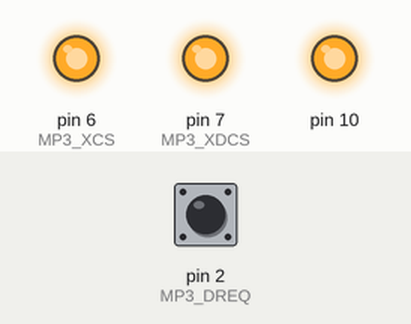
This sketch was run on a simulated Arduino Uno, built with avr-gcc and run on an emulated ATmega328P. On the bench: output pins drawn as LEDs (lit = HIGH). The inputs (shaded band) are chosen by the test bench; at power-on: pin 2 (MP3_DREQ) HIGH. Pins used as bus, display or sensor lines are not drawn.

Above: at 0.2 s.
Timing chart, 0 to 1.7 s (numbered marks = the images above):
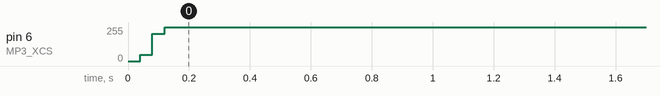

Measured:
- by itself, pin 6 (MP3_XCS): 47/255 → 255/255 at 0.08 s

The sketch:

FFT_Sine.ino
```cpp
// VS1053b DSP hack - recursive FFT spectrum sine sequencer //

#include <SPI.h>

#define MP3_XCS   6
#define MP3_XDCS  7
#define MP3_DREQ  2
#define MP3_RST   8

//VS10xx SCI Registers
#define SCI_MODE        0x00
#define SCI_STATUS      0x01
#define SCI_BASS        0x02
#define SCI_CLOCKF      0x03
#define SCI_DECODE_TIME 0x04
#define SCI_AUDATA      0x05
#define SCI_WRAM        0x06
#define SCI_WRAMADDR    0x07
#define SCI_HDAT0       0x08
#define SCI_HDAT1       0x09
#define SCI_AIADDR      0x0A
#define SCI_VOL         0x0B
#define SCI_AICTRL0     0x0C
#define SCI_AICTRL1     0x0D
#define SCI_AICTRL2     0x0E
#define SCI_AICTRL3     0x0F

#define BPM 120

#define BASE  0x1800 // base register
#define SRATE 0x1801 // samplerate register
#define BANDS 0x1802 // curently used bands
#define SPECT 0x1804 // spectrum result bands
#define BFREQ 0x1868 // frequency bands

int bands = 15; // Max 23 bands

float freq = 110.0f;  // frequency Hz
float coef = 1.4865f; // coefficient for frequency
float temp = freq * coef;

void setup() {

  pinMode(MP3_RST, OUTPUT);
  pinMode(MP3_DREQ, INPUT);
  pinMode(MP3_XCS, OUTPUT);
  pinMode(MP3_XDCS, OUTPUT);

  SPI.begin();

  SPI.setClockDivider(SPI_CLOCK_DIV16); // SPI speed 1MHz (16MHz / 16 = 1MHz)
  SPI.transfer(0xFF);

  digitalWrite(MP3_RST, HIGH);
  digitalWrite(MP3_XCS, HIGH);
  digitalWrite(MP3_XDCS, HIGH);

  load_code();

  WriteRegister(SCI_CLOCKF, 0x8BE8);    // set multiplier to 3.5x
  WriteRegister(SCI_VOL, 0x4F4F);       // left, right volume 0xFE-0x0
  WriteRegister(SCI_BASS, 0x0000);      // bass, treble control

  SPI.setClockDivider(SPI_CLOCK_DIV4);  // set SPI speed 4MHz (16MHz / 4 = 4MHz)

  WriteRegister(SCI_AUDATA, 0xAC44);    // set sample rate 44100 Hz
  WriteRegister(SCI_AIADDR, 0x4020);    // run new sine test

}

void loop() {

  for (int i=0;i<bands;i++){

    WriteRegister(SCI_WRAMADDR, SPECT + i);
    int out = temp + temp * (ReadRegister(SCI_WRAM) & 0x1f);
    WriteRegister(SCI_AICTRL0, out);
    WriteRegister(SCI_AICTRL1, -out);

    int tempo = 60000 / BPM;
    delay(tempo / 2);

  }

}

void WriteRegister(char address, int data){

  while(!digitalRead(MP3_DREQ));
  digitalWrite(MP3_XCS, LOW);
  SPI.transfer(0x02);
  SPI.transfer(address);
  SPI.transfer((data >> 8) & 0xFF);
  SPI.transfer(data & 0xFF);
  while(!digitalRead(MP3_DREQ));
  digitalWrite(MP3_XCS, HIGH);

}

int ReadRegister(char address){

  while(!digitalRead(MP3_DREQ));
  digitalWrite(MP3_XCS, LOW);
  SPI.transfer(0x03);
  SPI.transfer(address);
  char response1 = SPI.transfer(0xFF);
  while(!digitalRead(MP3_DREQ));
  char response2 = SPI.transfer(0xFF);
  while(!digitalRead(MP3_DREQ));
  digitalWrite(MP3_XCS, HIGH);
  int resultvalue = response1 << 8;
  resultvalue |= response2;
  return resultvalue;

}

#define PLUGIN_SIZE 950

const static word plugin[950] PROGMEM = { /* Compressed plugin */
  0x0007, 0x0001, 0x8050, 0x0006, 0x0018, 0x3613, 0x0024, 0x3e00, /*    0 */
  0x3801, 0x0000, 0x16d7, 0xf400, 0x55c0, 0x0000, 0x0c17, 0xf400, /*    8 */
  0x57c0, 0x0007, 0x9257, 0xb080, 0x0024, 0x3f00, 0x0024, 0x2000, /*   10 */
  0x0000, 0x36f0, 0x1801, 0x2800, 0x31c0, 0x0007, 0x0001, 0x805c, /*   18 */
  0x0006, 0x00d6, 0x3e12, 0xb817, 0x3e12, 0x3815, 0x3e05, 0xb814, /*   20 */
  0x3615, 0x0024, 0x0000, 0x800a, 0x3e10, 0x3801, 0x0006, 0x0000, /*   28 */
  0x3e10, 0xb803, 0x0000, 0x0303, 0x3e11, 0x3805, 0x3e11, 0xb807, /*   30 */
  0x3e14, 0x3812, 0xb884, 0x130c, 0x3410, 0x4024, 0x4112, 0x10d0, /*   38 */
  0x4010, 0x008c, 0x4010, 0x0024, 0xf400, 0x4012, 0x3000, 0x3840, /*   40 */
  0x3009, 0x3801, 0x0000, 0x0041, 0xfe02, 0x0024, 0x2900, 0x8200, /*   48 */
  0x48b2, 0x0024, 0x36f3, 0x0844, 0x6306, 0x8845, 0xae3a, 0x8840, /*   50 */
  0xbf8e, 0x8b41, 0xac32, 0xa846, 0xffc8, 0xabc7, 0x3e01, 0x7800, /*   58 */
  0xf400, 0x4480, 0x6090, 0x0024, 0x6090, 0x0024, 0xf400, 0x4015, /*   60 */
  0x3009, 0x3446, 0x3009, 0x37c7, 0x3009, 0x1800, 0x3009, 0x3844, /*   68 */
  0x48b3, 0xe1e0, 0x4882, 0x4040, 0xfeca, 0x0024, 0x5ac2, 0x0024, /*   70 */
  0x5a52, 0x0024, 0x4cc2, 0x0024, 0x48ba, 0x4040, 0x4eea, 0x4801, /*   78 */
  0x4eca, 0x9800, 0xff80, 0x1bc1, 0xf1eb, 0xe3e2, 0xf1ea, 0x184c, /*   80 */
  0x4c8b, 0xe5e4, 0x48be, 0x9804, 0x488e, 0x41c6, 0xfe82, 0x0024, /*   88 */
  0x5a8e, 0x0024, 0x525e, 0x1b85, 0x4ffe, 0x0024, 0x48b6, 0x41c6, /*   90 */
  0x4dd6, 0x48c7, 0x4df6, 0x0024, 0xf1d6, 0x0024, 0xf1d6, 0x0024, /*   98 */
  0x4eda, 0x0024, 0x0000, 0x0fc3, 0x2900, 0x8200, 0x4e82, 0x0024, /*   a0 */
  0x4084, 0x130c, 0x0006, 0x0100, 0x3440, 0x4024, 0x4010, 0x0024, /*   a8 */
  0xf400, 0x4012, 0x3200, 0x4024, 0xb132, 0x0024, 0x4214, 0x0024, /*   b0 */
  0xf224, 0x0024, 0x6230, 0x0024, 0x0001, 0x0001, 0x2800, 0x2b49, /*   b8 */
  0x0000, 0x0024, 0xf400, 0x40c2, 0x3200, 0x0024, 0xff82, 0x0024, /*   c0 */
  0x48b2, 0x0024, 0xb130, 0x0024, 0x6202, 0x0024, 0x003f, 0xf001, /*   c8 */
  0x2800, 0x2e51, 0x0000, 0x1046, 0xfe64, 0x0024, 0x48be, 0x0024, /*   d0 */
  0x2800, 0x2f40, 0x3a01, 0x8024, 0x3200, 0x0024, 0xb010, 0x0024, /*   d8 */
  0xc020, 0x0024, 0x3a00, 0x0024, 0x36f4, 0x1812, 0x36f1, 0x9807, /*   e0 */
  0x36f1, 0x1805, 0x36f0, 0x9803, 0x36f0, 0x1801, 0x3405, 0x9014, /*   e8 */
  0x36f3, 0x0024, 0x36f2, 0x1815, 0x2000, 0x0000, 0x36f2, 0x9817, /*   f0 */
  0x0007, 0x0001, 0x80c7, 0x0006, 0x01ae, 0x3e12, 0xb817, 0x3e12, /*   f8 */
  0x3815, 0x3e05, 0xb814, 0x3625, 0x0024, 0x0000, 0x800a, 0x3e10, /*  100 */
  0x7802, 0x3e10, 0xf804, 0x3e11, 0x7810, 0x3e14, 0x7813, 0x0006, /*  108 */
  0x0051, 0x3e13, 0xf80e, 0x3e13, 0x4024, 0x3009, 0x3840, 0x3009, /*  110 */
  0x3852, 0x2911, 0xf140, 0x0006, 0x06d0, 0x3100, 0x5bd2, 0x0006, /*  118 */
  0xc351, 0x3009, 0x1bc0, 0x3009, 0x0402, 0x6126, 0x0024, 0x0006, /*  120 */
  0x00d1, 0x2800, 0x4d45, 0x0000, 0x0024, 0x0006, 0x0011, 0xb882, /*  128 */
  0x184c, 0x3009, 0x3850, 0x0006, 0x0010, 0x3009, 0x3800, 0x2914, /*  130 */
  0xbec0, 0x0000, 0x1800, 0x0006, 0x0010, 0xb882, 0x0024, 0x2915, /*  138 */
  0x7ac0, 0x0000, 0x1700, 0x0000, 0x0301, 0x3900, 0x5bc0, 0x0006, /*  140 */
  0xc351, 0x3009, 0x1bd0, 0x3009, 0x0404, 0x0006, 0x0051, 0x2800, /*  148 */
  0x3d40, 0x3901, 0x0024, 0x4448, 0x0401, 0x4192, 0x0024, 0x6498, /*  150 */
  0x2401, 0x001f, 0x4001, 0x6412, 0x0024, 0x0006, 0x0011, 0x2800, /*  158 */
  0x3c91, 0x0000, 0x058e, 0x2400, 0x4c4e, 0x0000, 0x0013, 0x0006, /*  160 */
  0x0051, 0x0006, 0x1a03, 0x3100, 0x4024, 0xf212, 0x44c4, 0x4346, /*  168 */
  0x0024, 0xf400, 0x40d5, 0x3500, 0x8024, 0x612a, 0x0024, 0x0000, /*  170 */
  0x0024, 0x2800, 0x4c91, 0x0000, 0x0024, 0x3613, 0x0024, 0x3100, /*  178 */
  0x3800, 0x2915, 0x7dc0, 0xf200, 0x0024, 0x003f, 0xfec2, 0x4082, /*  180 */
  0x4411, 0x3113, 0x1bc0, 0xa122, 0x0024, 0x0000, 0x2002, 0x6124, /*  188 */
  0x2401, 0x0000, 0x1002, 0x2800, 0x4648, 0x0000, 0x0024, 0x003f, /*  190 */
  0xf802, 0x3100, 0x4024, 0xb124, 0x0024, 0x2800, 0x4c00, 0x3900, /*  198 */
  0x8024, 0x6124, 0x0024, 0x0000, 0x0802, 0x2800, 0x4888, 0x0000, /*  1a0 */
  0x0024, 0x003f, 0xfe02, 0x3100, 0x4024, 0xb124, 0x0024, 0x2800, /*  1a8 */
  0x4c00, 0x3900, 0x8024, 0x6124, 0x0024, 0x0000, 0x0402, 0x2800, /*  1b0 */
  0x4ac8, 0x0000, 0x0024, 0x003f, 0xff02, 0x3100, 0x4024, 0xb124, /*  1b8 */
  0x0024, 0x2800, 0x4c00, 0x3900, 0x8024, 0x6124, 0x0401, 0x003f, /*  1c0 */
  0xff82, 0x2800, 0x4c08, 0xb124, 0x0024, 0x3900, 0x8024, 0xb882, /*  1c8 */
  0x8c4c, 0x3830, 0x4024, 0x0006, 0x0091, 0x3904, 0xc024, 0x0006, /*  1d0 */
  0x00d1, 0x0000, 0x0013, 0x3100, 0x904c, 0x4202, 0x0024, 0x39f0, /*  1d8 */
  0x4024, 0x3100, 0x4024, 0x3c00, 0x4024, 0xf400, 0x44c1, 0x34f0, /*  1e0 */
  0x8024, 0x6126, 0x0024, 0x0006, 0x06d0, 0x2800, 0x5b98, 0x4294, /*  1e8 */
  0x0024, 0x2400, 0x5b42, 0x0000, 0x0024, 0xf400, 0x4411, 0x3123, /*  1f0 */
  0x0024, 0x3100, 0x8024, 0x4202, 0x0024, 0x4182, 0x2401, 0x0000, /*  1f8 */
  0x2002, 0x2800, 0x5b49, 0x0000, 0x0024, 0x3013, 0x184c, 0x30f0, /*  200 */
  0x7852, 0x6124, 0xb850, 0x0006, 0x0001, 0x2800, 0x55c8, 0x4088, /*  208 */
  0x44c2, 0x4224, 0x0024, 0x4122, 0x0024, 0x4122, 0x0024, 0xf400, /*  210 */
  0x4051, 0x2900, 0x7200, 0x0000, 0x5708, 0x4224, 0x0024, 0x4122, /*  218 */
  0x0024, 0x4122, 0x0024, 0x2900, 0x6780, 0xf400, 0x4051, 0x0002, /*  220 */
  0x0002, 0x3009, 0x1bd0, 0x3023, 0x1bd2, 0x30e0, 0x4024, 0x6124, /*  228 */
  0x0024, 0x0000, 0x0024, 0x2800, 0x5b48, 0x0000, 0x0024, 0x3613, /*  230 */
  0x0024, 0x3e14, 0xc024, 0x2900, 0x1700, 0x3e14, 0x0024, 0x36e3, /*  238 */
  0x008c, 0x30e0, 0x8024, 0x6822, 0x4411, 0x3123, 0x0024, 0x3900, /*  240 */
  0x4024, 0x3033, 0x0c4c, 0x0006, 0x0011, 0x6892, 0x04c2, 0xa122, /*  248 */
  0x0402, 0x6126, 0x0024, 0x0006, 0x0093, 0x2800, 0x64c1, 0x0000, /*  250 */
  0x0024, 0xb882, 0x184c, 0x3413, 0x3812, 0x0006, 0x00d2, 0x3a00, /*  258 */
  0x5bd2, 0x3300, 0x4024, 0x0000, 0x0013, 0x3c00, 0x4024, 0xf400, /*  260 */
  0x44c1, 0x34f0, 0x8024, 0x6126, 0x0024, 0x0006, 0x0111, 0x2800, /*  268 */
  0x64d8, 0x4294, 0x0024, 0x2400, 0x6482, 0x0000, 0x0024, 0x0003, /*  270 */
  0xf001, 0x3101, 0x0024, 0xb412, 0x0024, 0x0028, 0x0001, 0x2800, /*  278 */
  0x6485, 0x6144, 0x0024, 0x0004, 0x0002, 0x2800, 0x6441, 0x4422, /*  280 */
  0x0024, 0x0000, 0x1002, 0x6422, 0x0024, 0x2800, 0x6480, 0x3900, /*  288 */
  0x4024, 0x3900, 0x4024, 0x3113, 0x0c4c, 0x36f3, 0x4024, 0x36f3, /*  290 */
  0xd80e, 0x36f4, 0x5813, 0x36f1, 0x5810, 0x36f0, 0xd804, 0x36f0, /*  298 */
  0x5802, 0x3405, 0x9014, 0x36f3, 0x0024, 0x36f2, 0x1815, 0x2000, /*  2a0 */
  0x0000, 0x36f2, 0x9817, 0x0007, 0x0001, 0x1868, 0x0006, 0x000f, /*  2a8 */
  0x0032, 0x004f, 0x007e, 0x00c8, 0x013d, 0x01f8, 0x0320, 0x04f6, /*  2b0 */
  0x07e0, 0x0c80, 0x13d8, 0x1f7f, 0x3200, 0x4f5f, 0x61a8, 0x0006, /*  2b8 */
  0x8008, 0x0000, 0x0007, 0x0001, 0x819e, 0x0006, 0x0054, 0x3e12, /*  2c0 */
  0xb814, 0x0000, 0x800a, 0x3e10, 0x3801, 0x3e10, 0xb803, 0x3e11, /*  2c8 */
  0x7806, 0x3e11, 0xf813, 0x3e13, 0xf80e, 0x3e13, 0x4024, 0x3e04, /*  2d0 */
  0x7810, 0x449a, 0x0040, 0x0001, 0x0003, 0x2800, 0x70c4, 0x4036, /*  2d8 */
  0x03c1, 0x0003, 0xffc2, 0xb326, 0x0024, 0x0018, 0x0042, 0x4326, /*  2e0 */
  0x4495, 0x4024, 0x40d2, 0x0000, 0x0180, 0xa100, 0x4090, 0x0010, /*  2e8 */
  0x0fc2, 0x4204, 0x0024, 0xbc82, 0x4091, 0x459a, 0x0024, 0x0000, /*  2f0 */
  0x0054, 0x2800, 0x6fc4, 0xbd86, 0x4093, 0x2400, 0x6f85, 0xfe01, /*  2f8 */
  0x5e0c, 0x5c43, 0x5f2d, 0x5e46, 0x020c, 0x5c56, 0x8a0c, 0x5e53, /*  300 */
  0x5e0c, 0x5c43, 0x5f2d, 0x5e46, 0x020c, 0x5c56, 0x8a0c, 0x5e52, /*  308 */
  0x0024, 0x4cb2, 0x4405, 0x0018, 0x0044, 0x654a, 0x0024, 0x2800, /*  310 */
  0x7dc0, 0x36f4, 0x5810, 0x0007, 0x0001, 0x81c8, 0x0006, 0x0080, /*  318 */
  0x3e12, 0xb814, 0x0000, 0x800a, 0x3e10, 0x3801, 0x3e10, 0xb803, /*  320 */
  0x3e11, 0x7806, 0x3e11, 0xf813, 0x3e13, 0xf80e, 0x3e13, 0x4024, /*  328 */
  0x3e04, 0x7810, 0x449a, 0x0040, 0x0000, 0x0803, 0x2800, 0x7c84, /*  330 */
  0x30f0, 0x4024, 0x0fff, 0xfec2, 0xa020, 0x0024, 0x0fff, 0xff02, /*  338 */
  0xa122, 0x0024, 0x4036, 0x0024, 0x0000, 0x1fc2, 0xb326, 0x0024, /*  340 */
  0x0010, 0x4002, 0x4326, 0x4495, 0x4024, 0x40d2, 0x0000, 0x0180, /*  348 */
  0xa100, 0x4090, 0x0010, 0x0042, 0x4204, 0x0024, 0xbc82, 0x4091, /*  350 */
  0x459a, 0x0024, 0x0000, 0x0054, 0x2800, 0x7b84, 0xbd86, 0x4093, /*  358 */
  0x2400, 0x7b45, 0xfe01, 0x5e0c, 0x5c43, 0x5f2d, 0x5e46, 0x0024, /*  360 */
  0x5c56, 0x0024, 0x5e53, 0x5e0c, 0x5c43, 0x5f2d, 0x5e46, 0x0024, /*  368 */
  0x5c56, 0x0024, 0x5e52, 0x0024, 0x4cb2, 0x4405, 0x0010, 0x4004, /*  370 */
  0x654a, 0x9810, 0x0000, 0x0144, 0xa54a, 0x1bd1, 0x0006, 0x0013, /*  378 */
  0x3301, 0xc444, 0x687e, 0x2005, 0xad76, 0x8445, 0x4ed6, 0x8784, /*  380 */
  0x36f3, 0x64c2, 0xac72, 0x8785, 0x4ec2, 0xa443, 0x3009, 0x2440, /*  388 */
  0x3009, 0x2741, 0x36f3, 0xd80e, 0x36f1, 0xd813, 0x36f1, 0x5806, /*  390 */
  0x36f0, 0x9803, 0x36f0, 0x1801, 0x2000, 0x0000, 0x36f2, 0x9814, /*  398 */
  0x0007, 0x0001, 0x8208, 0x0006, 0x000e, 0x4c82, 0x0024, 0x0000, /*  3a0 */
  0x0024, 0x2000, 0x0005, 0xf5c2, 0x0024, 0x0000, 0x0980, 0x2000, /*  3a8 */
  0x0000, 0x6010, 0x0024, 0x000a, 0x0001, 0x0050,
};

void load_code(void){

  int i = 0;
  while (i< PLUGIN_SIZE) {
    word addr, n, val;
    addr = pgm_read_word (&(plugin[i++]));
    n = pgm_read_word (&(plugin[i++]));
    if (n & 0x8000U) {
      n &= 0x7FFF;
      val = pgm_read_word (&(plugin[i++]));
      while (n--) {
        WriteRegister(addr , val);
      }
    }
    else {
      while (n--) {
        val = pgm_read_word (&(plugin[i++]));
        WriteRegister(addr , val);
      }
    }
  }
  return;

}
```
